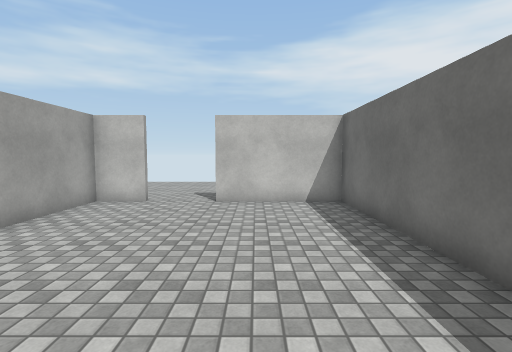
View 1 (above)

13 first-person views from a walk through a 3-D level made in the Unity game engine. The camera is 1.5 m above the floor, tilts 4° down and sees 85° across. The floor is counted in squares, 1 m on a side. Each view is taken from the middle of a square. On the plan, view 1 faces up. The plan holds only what a view shows up to about 14 squares ahead; the rest is blank. The place goes on beyond the plan. The player is left out. Surface patterns are stand-ins for the level's own textures.

View 2
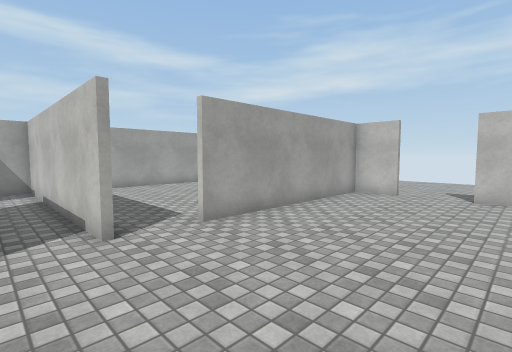

View 3
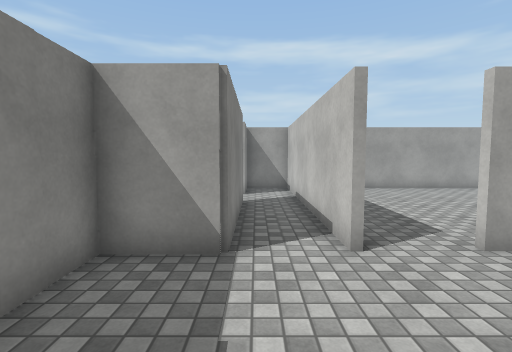

View 4
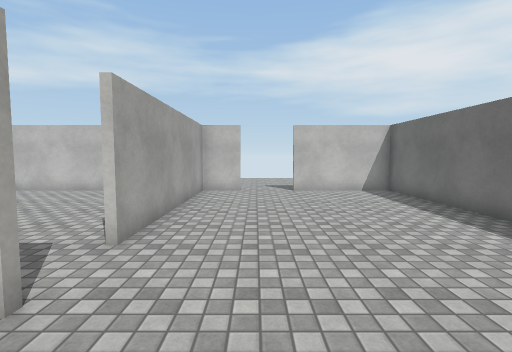

View 5
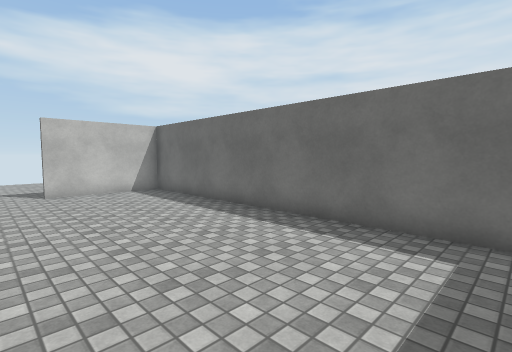

View 6
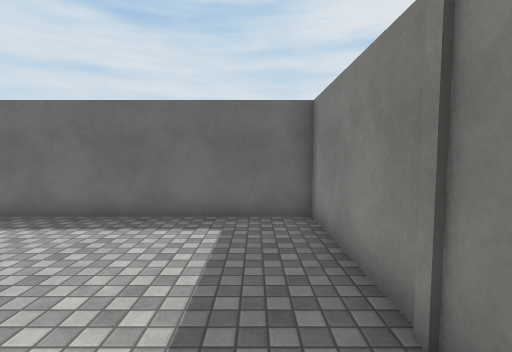

View 7
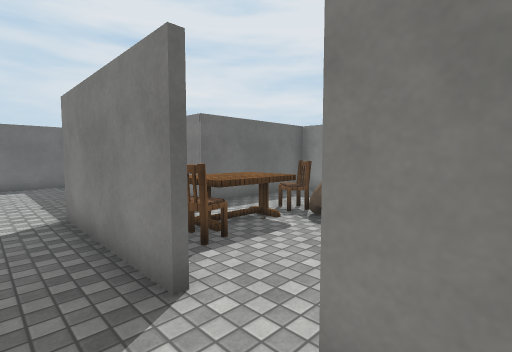

View 8
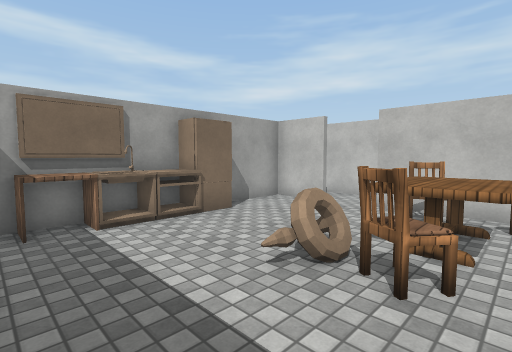

View 9
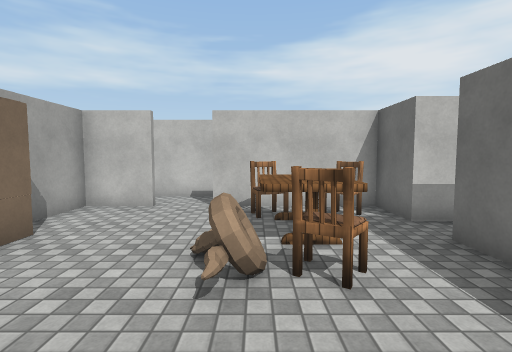

View 10
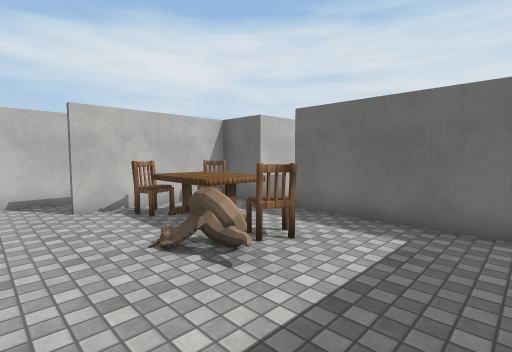

View 11
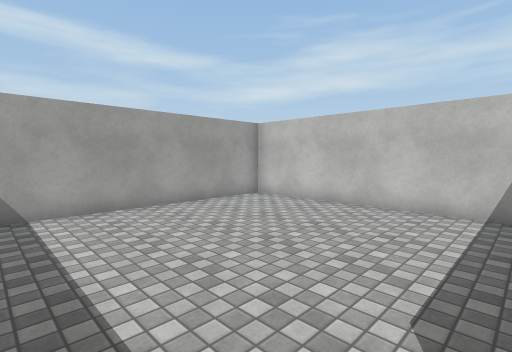

View 12
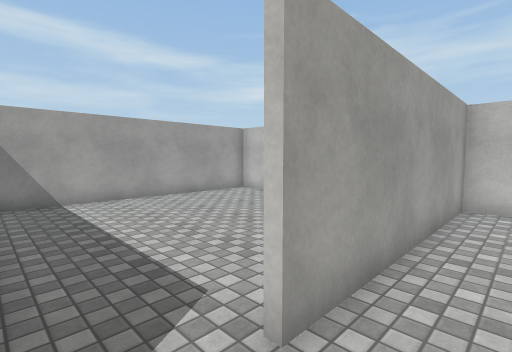

View 13
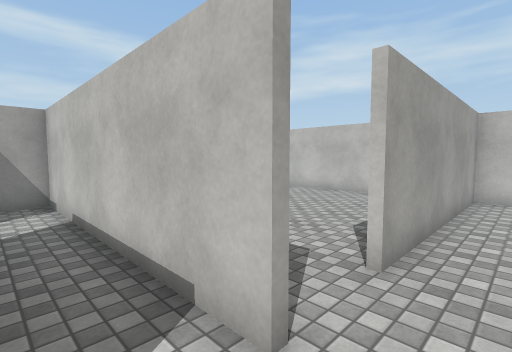

### Floor plan
Ten units are one square. View 1 is at (0, 0); x grows to the right and y downward. Boxes are objects, and circles mark ways between rooms. Rooms are numbered by the first view taken in them; rooms with no view inside come last. Other rooms are left out.
<svg viewBox="-150 -98 184 218">
<path fill="none" stroke="#000" d="M-52 5 -141 5 -141 25M-36 -93 -53 -93 -53 -15M-104 24 -53 24 -53 44 29 44 29 -93 -14 -93M-135 24 -121 24M-141 69 -141 86M-120 26 -141 26 -141 50M-55 46 -55 26 -104 26M-55 115 -55 61M-62 -93 -141 -93 -141 -4"/>
<rect x="-145" y="85" width="20" height="20" fill="#bbb"><title>counter</title></rect>
<rect x="-145" y="55" width="20" height="20" fill="#bbb"><title>fridge</title></rect>
<rect x="-135" y="75" width="10" height="10" fill="#bbb"><title>other object</title></rect>
<rect x="-95" y="75" width="10" height="10" fill="#bbb"><title>other object</title></rect>
<rect x="-95" y="45" width="30" height="20" fill="#bbb"><title>table</title></rect>
<rect x="-95" y="35" width="20" height="10" fill="#bbb"><title>chair</title></rect>
<rect x="-85" y="65" width="10" height="20" fill="#bbb"><title>chair</title></rect>
<rect x="-75" y="35" width="20" height="10" fill="#bbb"><title>chair</title></rect>
<circle cx="-115" cy="30" r="3" fill="#2a7"/>
<circle cx="-50" cy="-10" r="3" fill="#2a7"/>
<text x="-30" y="-20">1</text>
<text x="-100" y="70">2</text>
<text x="-100" y="-50">3</text>
</svg>
Room 1 opens to room 2. Room 1 opens to room 3.

Where each view was taken, in squares from view 1:
view 1: 0 up, 0 right, facing up
view 2: 2 down, 0 right, facing up-left
view 3: 2 down, 1 left, facing left
view 4: 3 down, 3 left, facing up
view 5: 3 down, 3 left, facing up-right
view 6: 3 down, 4 left, facing right
view 7: 1 down, 13 left, facing down-right
view 8: 11 down, 7 left, facing up-left
view 9: 11 down, 9 left, facing up
view 10: 11 down, 12 left, facing up-right
view 11: 1 up, 6 left, facing up-left
view 12: 0 up, 4 left, facing up-left
view 13: 2 down, 4 left, facing up-left
